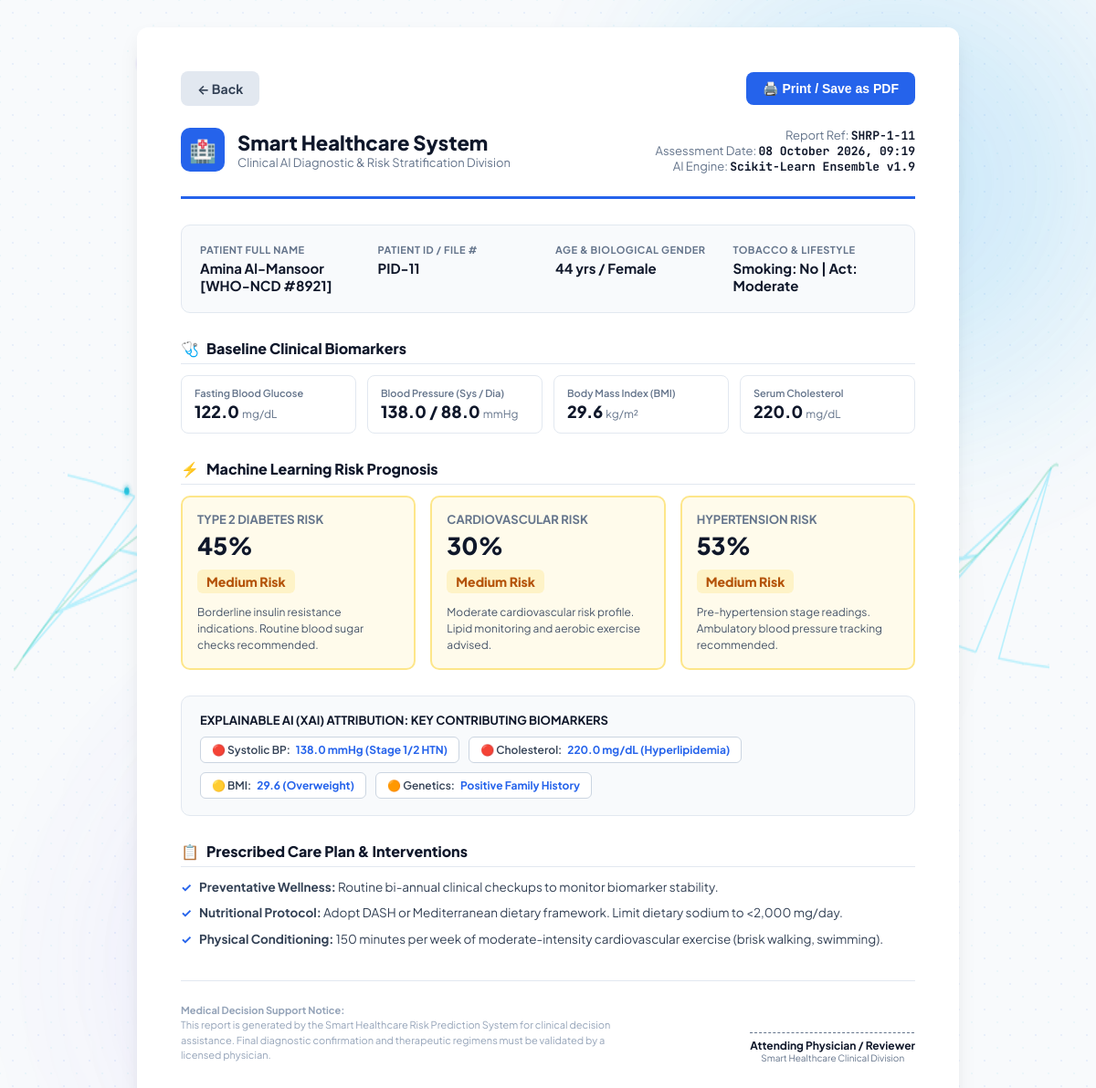
The app's page /patient/report/11 with its own data.
### app.py (models this page shows)
class Prediction(db.Model):
    id = db.Column(db.Integer, primary_key=True)
    patient_id = db.Column(db.Integer, db.ForeignKey("patient.id"), nullable=False)
    diabetes_risk = db.Column(db.String(20))
    heart_risk = db.Column(db.String(20))
    hypertension_risk = db.Column(db.String(20))
    diabetes_probability = db.Column(db.Float)
    heart_probability = db.Column(db.Float)
    hypertension_probability = db.Column(db.Float)
    created_at = db.Column(db.DateTime, default=datetime.utcnow)

class Patient(db.Model):
    id = db.Column(db.Integer, primary_key=True)
    name = db.Column(db.String(100), nullable=False)
    age = db.Column(db.Integer, nullable=False)
    gender = db.Column(db.String(20), nullable=False)
    bmi = db.Column(db.Float)
    glucose = db.Column(db.Float)
    systolic_bp = db.Column(db.Float)
    diastolic_bp = db.Column(db.Float)
    cholesterol = db.Column(db.Float)
    heart_rate = db.Column(db.Float)
    smoking = db.Column(db.String(10))
    physical_activity = db.Column(db.String(20))
    family_history = db.Column(db.String(10))
    created_at = db.Column(db.DateTime, default=datetime.utcnow)

### app.py (the view, shortened to what this page needs)
@app.route("/report/<int:patient_id>")
@app.route("/patient/report/<int:patient_id>")
def report(patient_id):
    patient = Patient.query.get(patient_id)
    if not patient:
        patient = Patient.query.first()
        if not patient:
            return redirect(url_for("patients"))
    latest_prediction = Prediction.query.filter_by(patient_id=patient.id).order_by(Prediction.id.desc()).first()
    if latest_prediction:
        pred = latest_prediction
        diabetes_score = int(round(latest_prediction.diabetes_probability)) if latest_prediction.diabetes_probability is not None else calculate_diabetes_risk(patient)
        heart_score = int(round(latest_prediction.heart_probability)) if latest_prediction.heart_probability is not None else calculate_heart_risk(patient)
        hypertension_score = int(round(latest_prediction.hypertension_probability)) if latest_prediction.hypertension_probability is not None else calculate_hypertension_risk(patient)
        diabetes_risk = latest_prediction.diabetes_risk or risk_category(diabetes_score)
        heart_risk = latest_prediction.heart_risk or risk_category(heart_score)
        hypertension_risk = latest_prediction.hypertension_risk or risk_category(hypertension_score)
    return render_template(
        "report.html",
        patient=patient,
        diabetes_score=diabetes_score,
        heart_score=heart_score,
        hypertension_score=hypertension_score,
        diabetes_risk=diabetes_risk,
        heart_risk=heart_risk,
        hypertension_risk=hypertension_risk,
        latest_prediction=pred,
        pred=pred
    )

### templates/report.html (shortened to what this page needs)
<!DOCTYPE html>
<html lang="en">
<head>
    <link rel="stylesheet" href="/static/css/style.css">
</head>
<body>
    <div class="ambient-glow-wrapper">
    </div>
    <div class="report-page">
        <div class="no-print">
            <a href="javascript:history.back()" class="btn btn-back">
                ← Back
            </a>
            <div style="display: flex; gap: 10px;">
                <button onclick="window.print()" class="btn btn-print">
                    🖨️ Print / Save as PDF
                </button>
            </div>
        </div>
        <header class="report-header">
            <div class="clinic-brand">
                <div class="clinic-logo">🏥</div>
                <div>
                    <div class="clinic-name">Smart Healthcare System</div>
                    <div class="clinic-sub">Clinical AI Diagnostic & Risk Stratification Division</div>
                </div>
            </div>
            <div class="doc-meta">
                <div>Report Ref: <strong>SHRP-{{ pred.id }}-{{ patient.id }}</strong></div>
                <div>Assessment Date: <strong>{{ pred.created_at.strftime('%d %B %Y, %H:%M') if pred.created_at else 'Recent' }}</strong></div>
                <div>AI Engine: <strong>Scikit-Learn Ensemble v1.9</strong></div>
            </div>
        </header>
        <div class="patient-summary">
            <div class="summary-item">
                <label>Patient Full Name</label>
                <span>{{ patient.name }}</span>
            </div>
            <div class="summary-item">
                <label>Patient ID / File #</label>
                <span>PID-{{ patient.id }}</span>
            </div>
            <div class="summary-item">
                <label>Age & Biological Gender</label>
                <span>{{ patient.age }} yrs / {{ patient.gender }}</span>
            </div>
            <div class="summary-item">
                <label>Tobacco & Lifestyle</label>
                <span>Smoking: {{ patient.smoking }} | Act: {{ patient.physical_activity }}</span>
            </div>
        </div>
        <div class="section-heading">
            <span>🩺</span> Baseline Clinical Biomarkers
        </div>
        <div class="vitals-grid">
            <div class="vital-cell">
                <div class="lbl">Fasting Blood Glucose</div>
                <div class="val">{{ patient.glucose }} <span style="font-size: 12px; font-weight: normal; color: var(--text-muted);">mg/dL</span></div>
            </div>
            <div class="vital-cell">
                <div class="lbl">Blood Pressure (Sys / Dia)</div>
                <div class="val">{{ patient.systolic_bp }} / {{ patient.diastolic_bp }} <span style="font-size: 12px; font-weight: normal; color: var(--text-muted);">mmHg</span></div>
            </div>
            <div class="vital-cell">
                <div class="lbl">Body Mass Index (BMI)</div>
                <div class="val">{{ patient.bmi }} <span style="font-size: 12px; font-weight: normal; color: var(--text-muted);">kg/m²</span></div>
            </div>
            <div class="vital-cell">
                <div class="lbl">Serum Cholesterol</div>
                <div class="val">{{ patient.cholesterol }} <span style="font-size: 12px; font-weight: normal; color: var(--text-muted);">mg/dL</span></div>
            </div>
        </div>
        <div class="section-heading">
            <span>⚡</span> Machine Learning Risk Prognosis
        </div>
        <div class="risk-eval-grid">
            <div class="eval-box {% if pred.diabetes_risk == 'High' %}eval-high{% elif pred.diabetes_risk == 'Medium' %}eval-med{% else %}eval-low{% endif %}">
                <div class="eval-title">Type 2 Diabetes Risk</div>
                <div class="eval-score">{{ pred.diabetes_probability|int }}%</div>
                <span class="eval-badge {% if pred.diabetes_risk == 'High' %}badge-high{% elif pred.diabetes_risk == 'Medium' %}badge-med{% else %}badge-low{% endif %}">
                    {{ pred.diabetes_risk }} Risk
                </span>
                <div class="eval-desc">
                    {% if pred.diabetes_risk == 'High' %}
                        Glycemic markers exceed safe pre-diabetic thresholds. Urgent HbA1c test and diet regulation indicated.
                    {% elif pred.diabetes_risk == 'Medium' %}
                        Borderline insulin resistance indications. Routine blood sugar checks recommended.
                    {% else %}
                        Normal glycemic regulation. Maintain healthy diet and active routine.
                    {% endif %}
                </div>
            </div>
            <div class="eval-box {% if pred.heart_risk == 'High' %}eval-high{% elif pred.heart_risk == 'Medium' %}eval-med{% else %}eval-low{% endif %}">
                <div class="eval-title">Cardiovascular Risk</div>
                <div class="eval-score">{{ pred.heart_probability|int }}%</div>
                <span class="eval-badge {% if pred.heart_risk == 'High' %}badge-high{% elif pred.heart_risk == 'Medium' %}badge-med{% else %}badge-low{% endif %}">
                    {{ pred.heart_risk }} Risk
                </span>
                <div class="eval-desc">
                    {% if pred.heart_risk == 'High' %}
                        Elevated vascular strain detected based on lipid markers and BP. Cardiology review recommended.
                    {% elif pred.heart_risk == 'Medium' %}
                        Moderate cardiovascular risk profile. Lipid monitoring and aerobic exercise advised.
                    {% else %}
                        Optimal cardiac markers and healthy resting arterial parameters.
                    {% endif %}
                </div>
            </div>
            <div class="eval-box {% if pred.hypertension_risk == 'High' %}eval-high{% elif pred.hypertension_risk == 'Medium' %}eval-med{% else %}eval-low{% endif %}">
                <div class="eval-title">Hypertension Risk</div>
                <div class="eval-score">{{ pred.hypertension_probability|int }}%</div>
                <span class="eval-badge {% if pred.hypertension_risk == 'High' %}badge-high{% elif pred.hypertension_risk == 'Medium' %}badge-med{% else %}badge-low{% endif %}">
                    {{ pred.hypertension_risk }} Risk
                </span>
                <div class="eval-desc">
                    {% if pred.hypertension_risk == 'High' %}
                        Stage-2 hypertensive readings. Sodium restriction and clinical prescription review advised.
                    {% elif pred.hypertension_risk == 'Medium' %}
                        Pre-hypertension stage readings. Ambulatory blood pressure tracking recommended.
                    {% else %}
                        Optimal arterial elasticity and normotensive pressure thresholds.
                    {% endif %}
                </div>
            </div>
        </div>
        <div class="xai-section">
            <div style="font-size: 13px; font-weight: 700; color: var(--dark); text-transform: uppercase;">
                Explainable AI (XAI) Attribution: Key Contributing Biomarkers
            </div>
            <div class="xai-factors">
                {% if patient.systolic_bp >= 130 %}
                    <div class="factor-tag">🔴 Systolic BP: <strong>{{ patient.systolic_bp }} mmHg (Stage 1/2 HTN)</strong></div>
                {% endif %}
                {% if patient.cholesterol >= 200 %}
                    <div class="factor-tag">🔴 Cholesterol: <strong>{{ patient.cholesterol }} mg/dL (Hyperlipidemia)</strong></div>
                {% endif %}
                {% if patient.bmi >= 30 %}
                    <div class="factor-tag">🟠 BMI: <strong>{{ patient.bmi }} (Obese range)</strong></div>
                {% elif patient.bmi >= 25 %}
                    <div class="factor-tag">🟡 BMI: <strong>{{ patient.bmi }} (Overweight)</strong></div>
                {% endif %}
                {% if patient.family_history == 'Yes' %}
                    <div class="factor-tag">🟠 Genetics: <strong>Positive Family History</strong></div>
                {% endif %}
            </div>
        </div>
        <div class="recommendations">
            <div class="section-heading">
                <span>📋</span> Prescribed Care Plan & Interventions
            </div>
            <ul class="recs-list">
                {% if pred.diabetes_risk == 'High' or pred.heart_risk == 'High' or pred.hypertension_risk == 'High' %}
                    <li><strong>Urgent Specialist Consultation:</strong> Schedule follow-up with attending physician or relevant specialist within 7-14 days.</li>
                    <li><strong>Laboratory Work:</strong> Comprehensive Metabolic Panel (CMP), Fasting Lipid Profile, and HbA1c test.</li>
                {% else %}
                    <li><strong>Preventative Wellness:</strong> Routine bi-annual clinical checkups to monitor biomarker stability.</li>
                {% endif %}
                <li><strong>Nutritional Protocol:</strong> Adopt DASH or Mediterranean dietary framework. Limit dietary sodium to &lt;2,000 mg/day.</li>
                <li><strong>Physical Conditioning:</strong> 150 minutes per week of moderate-intensity cardiovascular exercise (brisk walking, swimming).</li>
            </ul>
        </div>
        <div class="report-footer">
            <div class="disclaimer">
                <strong>Medical Decision Support Notice:</strong><br>
                This report is generated by the Smart Healthcare Risk Prediction System for clinical decision assistance. Final diagnostic confirmation and therapeutic regimens must be validated by a licensed physician.
            </div>
            <div class="signature-box">
                <div class="sig-line"></div>
                <div class="sig-text">Attending Physician / Reviewer</div>
                <div class="sig-sub">Smart Healthcare Clinical Division</div>
            </div>
        </div>
    </div>
</body>
</html>

### static/css/style.css (style rules this page uses)
:root { --primary: #2563eb; --primary-dark: #1d4ed8; --primary-light: #eff6ff; --primary-glow: rgba(37, 99, 235, 0.25); --cyan-glow: rgba(6, 182, 212, 0.2); --emerald-glow: rgba(16, 185, 129, 0.2); --sidebar-bg: linear-gradient(180deg, #090e1a 0%, #0f172a 100%); --bg-base: #f1f5f9; --text-main: #0f172a; --text-muted: #64748b; --text-light: #94a3b8; --card-bg: rgba(255, 255, 255, 0.88); --card-border: rgba(226, 232, 240, 0.8); --card-border-glow: rgba(37, 99, 235, 0.3); --shadow-sm: 0 2px 8px rgba(15, 23, 42, 0.04); --shadow-md: 0 10px 25px -5px rgba(15, 23, 42, 0.07), 0 8px 10px -6px rgba(15, 23, 42, 0.04); --shadow-lg: 0 20px 35px -8px rgba(15, 23, 42, 0.12), 0 0 2px rgba(37, 99, 235, 0.15); --radius-sm: 8px; --radius-md: 12px; --radius-lg: 16px; --radius-xl: 20px; --radius-pill: 9999px; }
* { margin: 0; padding: 0; box-sizing: border-box; }
body { font-family: 'Plus Jakarta Sans', -apple-system, BlinkMacSystemFont, 'Segoe UI', Roboto, sans-serif; background-color: #f8fafc; background-image: radial-gradient(rgba(37, 99, 235, 0.07) 1.5px, transparent 1.5px), radial-gradient(rgba(6, 182, 212, 0.05) 1.5px, #f8fafc 1.5px); background-size: 28px 28px; background-position: 0 0, 14px 14px; color: var(--text-main); min-height: 100vh; display: flex; position: relative; overflow-x: hidden; }
.ambient-glow-wrapper { position: fixed; inset: 0; pointer-events: none; z-index: 0; overflow: hidden; }

### records on screen
Prediction: id "1", created_at "08 October 2026, 09:19", diabetes_probability "45", diabetes_risk "Medium", heart_probability "30", heart_risk "Medium", hypertension_probability "53", hypertension_risk "Medium"
Patient: id "11", name "Amina Al-Mansoor [WHO-NCD #8921]", age "44", gender "Female", smoking "No", physical_activity "Moderate", glucose "122.0", systolic_bp "138.0", diastolic_bp "88.0", bmi "29.6", cholesterol "220.0"
